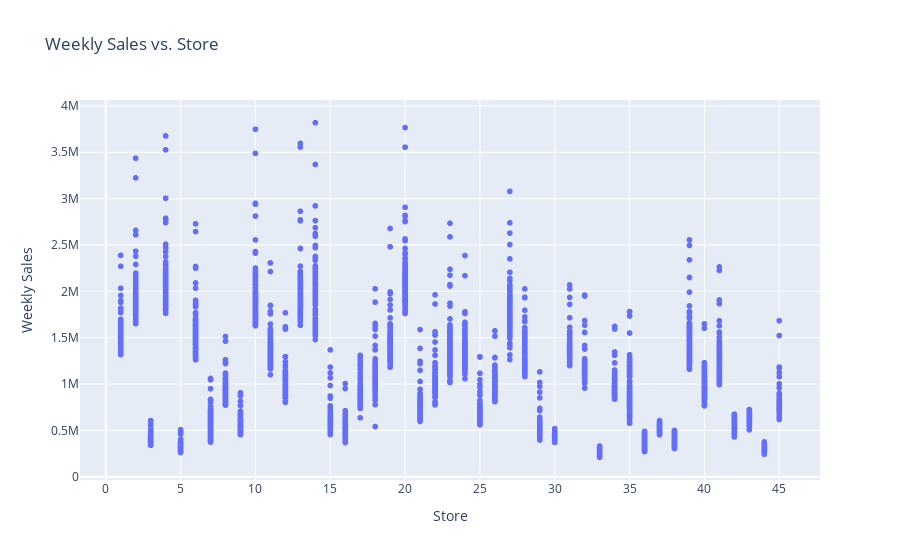

This figure's notebook cell:
### Code cell
# Plot scatter plot of Weekly Sales vs. Store

fig = px.scatter(df, x='Store', y='Weekly_Sales', title='Weekly Sales vs. Store', labels={'Weekly_Sales': 'Weekly Sales'})
fig.update_layout(xaxis_title='Store', yaxis_title='Weekly Sales')

### Figure 1 — Plotly figure (JSON) as saved in the notebook; plotly's stock layout.template omitted (floating-point values rounded to 4 significant figures; data arrays with more than 128 entries replaced by an {"elided": "..."} marker saying what was removed)
{"data": [{"hovertemplate": "Store=%{x}<br>Weekly Sales=%{y}<extra></extra>", "legendgroup": "", "marker": {"color": "#636efa", "symbol": "circle"}, "mode": "markers", "name": "", "showlegend": false, "type": "scattergl", "x": {"elided": "6435 int values"}, "xaxis": "x", "y": {"elided": "6435 float values"}, "yaxis": "y"}], "layout": {"legend": {"tracegroupgap": 0}, "title": {"text": "Weekly Sales vs. Store"}, "xaxis": {"anchor": "y", "domain": [0, 1], "title": {"text": "Store"}}, "yaxis": {"anchor": "x", "domain": [0, 1], "title": {"text": "Weekly Sales"}}}}
